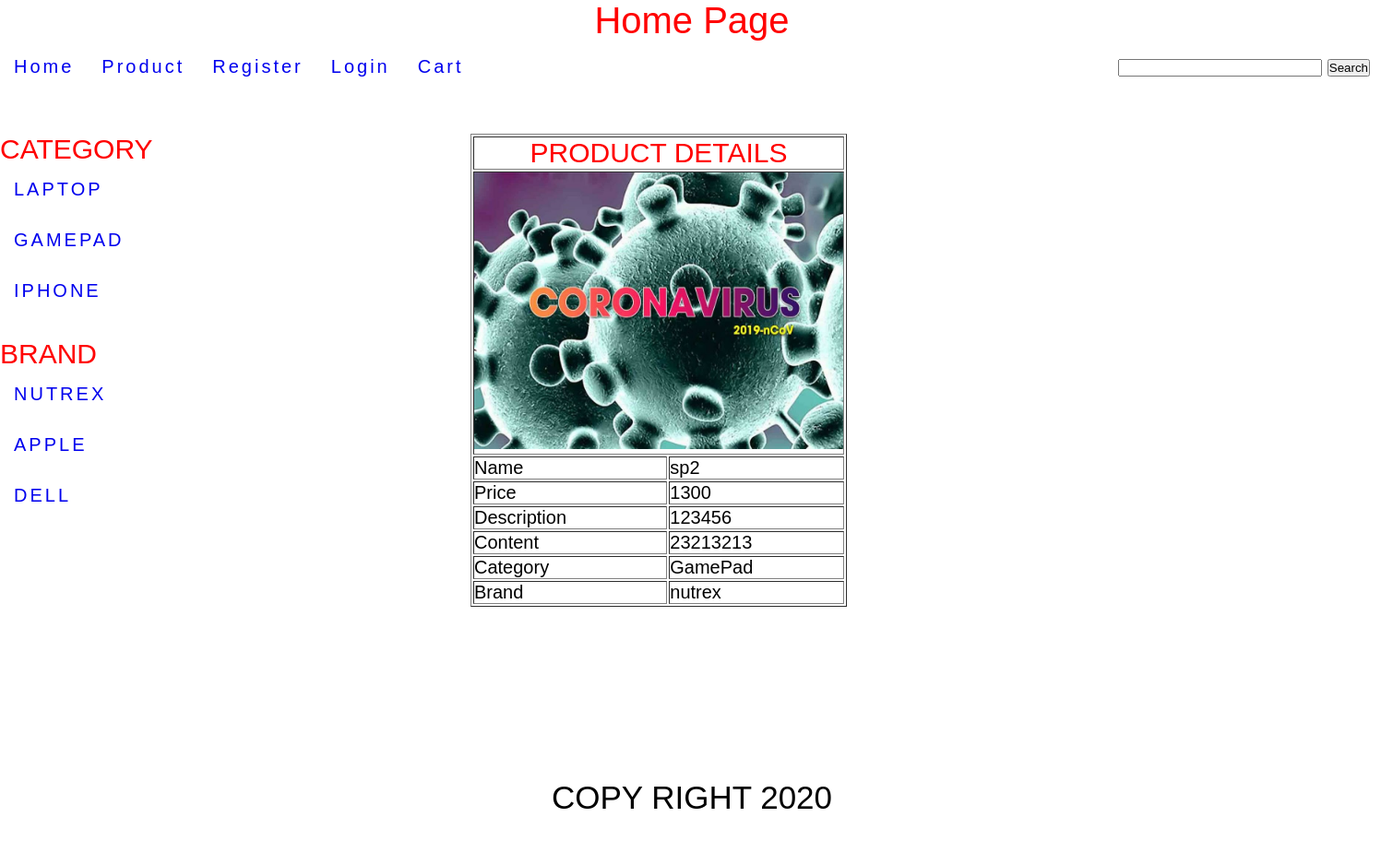
Screenshot of /index.php?xem=product_details&product_id=3 with the database file from the repository.
### tables this page shows
CREATE TABLE `category` (
  `category_id` int(11) NOT NULL AUTO_INCREMENT,
  `category_name` varchar(255) NOT NULL,
  `category_description` varchar(255) NOT NULL,
  `category_status` int(11) NOT NULL,
  PRIMARY KEY (`category_id`)
);

CREATE TABLE `brand` (
  `brand_id` int(11) NOT NULL AUTO_INCREMENT,
  `brand_name` varchar(255) NOT NULL,
  `brand_description` varchar(255) NOT NULL,
  `brand_status` int(11) NOT NULL,
  PRIMARY KEY (`brand_id`)
);

CREATE TABLE `Product` (
  `product_id` int(11) NOT NULL AUTO_INCREMENT,
  `category_id` int(11) NOT NULL,
  `brand_id` int(11) NOT NULL,
  `product_name` varchar(255) NOT NULL,
  `product_description` varchar(255) NOT NULL,
  `product_content` varchar(255) NOT NULL,
  `product_price` varchar(255) NOT NULL,
  `product_image` varchar(255) NOT NULL,
  `product_status` int(11) NOT NULL,
  PRIMARY KEY (`product_id`)
);

### inc/path_frontend.inc.php (called while the page is built, shortened)
<?php
function Loader1($className){
    $path = "class/";
    $extension = ".php";
    $full_path = $path.$className.$extension;
}

### class/DB.php (called while the page is built)
<?php
class DB
{
    private $host = "127.0.0.1";
    private $username = "root";
    private $password = "honganhnguyen";
    private $dbname = "blogpurephp";
    protected function connect()
    {
        $conn = 'mysql:host=' . $this->host . ';dbname=' . $this->dbname . ';charset=utf8';
        $pdo = new PDO($conn, $this->username, $this->password);
        $pdo->setAttribute(PDO::ATTR_DEFAULT_FETCH_MODE, PDO::FETCH_ASSOC);
        return $pdo;
    }
}

### class/frontend_model.php (called while the page is built, shortened)
<?php
class frontend_model extends DB
{
    public function show_category_frontend()
    {
        $show_category = "SELECT * FROM category WHERE category_status = '1' ORDER BY category_id DESC ";
        $stmt = $this->connect()->query($show_category);
        return $stmt;
    }
    public function show_brand_frontend()
    {
        $show_brand = "SELECT * FROM brand WHERE brand_status = '1' ORDER BY brand_id DESC ";
        $stmt = $this->connect()->query($show_brand);
        return $stmt;
    }
    public function show_product_details()
    {
        $product_id = $_GET['product_id'];
        $show_product_details =  "SELECT * FROM Product JOIN category,brand  WHERE Product.category_id = category.category_id AND Product.brand_id = brand.brand_id AND Product.product_id = '$product_id' AND product_status = '1'";
        $stmt = $this->connect()->query($show_product_details);
        return $stmt;
    }
}

### modules/Product/show_product_details.php (the view)
<?php
$show_product_details = new frontend_controller;
$result_product_details = $show_product_details->show_product_details();
if($result_product_details){
    while($result = $result_product_details->fetch()){
?>
<table width="400" border="1">
    <tr>
        <td style="font-size: 30px;text-transform: uppercase; text-align: center;color: red;" colspan="2">Product Details</td>
    </tr>
    <tr>
        <td colspan="2"><img src="../../admin/adminModules/Product/uploads/<?php echo $result['product_image'] ?>" width="400" height="300" </td>
    </tr>
    <tr>
        <td>Name</td>
        <td><?php echo $result['product_name'] ?></td>
    </tr>
    <tr>
        <td>Price</td>
        <td><?php echo $result['product_price'] ?></td>
    </tr>
    <tr>
        <td>Description</td>
        <td><?php echo $result['product_description'] ?></td>
    </tr>
    <tr>
        <td>Content</td>
        <td><?php echo $result['product_content'] ?></td>
    </tr>
    <tr>
        <td>Category</td>
        <td><?php echo $result['category_name'] ?></td>
    </tr>
    <tr>
        <td>Brand</td>
        <td><?php echo $result['brand_name'] ?></td>
    </tr>
</table>
<?php
   }
}
?>

### index.php (shortened to what this page needs)
<?php
include ('inc/path_frontend.inc.php');
?>
<!DOCTYPE html>
<head>
    <link rel="stylesheet" href="style/css/style.css" type="text/css">
</head>
<body>
<div class="wrapper">
    <?php include ('modules/header.php');?>
    <?php include ('modules/menu.php');?>
    <?php include ('modules/content.php');?>
    <?php include ('modules/footer.php')?>
</div>
</body>
</html>

### modules/header.php
<div class="header">
    Home Page
</div>

### modules/menu.php
<div class="menu">
    <ul>
        <li><a href="index.php">Home</a></li>
        <li><a href="index.php?xem=product">Product</a></li>
        <li><a href="index.php?xem=register">Register</a></li>
        <li><a href="index.php?xem=payment">Login</a></li>
        <li><a href="index.php?xem=cart">Cart</a></li>
        <form action="index.php" method="post" enctype="multipart/form-data">
            <div class="searchform">
                <input type="text" id="searchf" name="searchtext" size="25"/>
                <input type="submit" id="searchbtn" name="search" value="Search" placeholder="Search"/>
            </div>
        </form>
    </ul>
</div>

### modules/content.php
<div class="content">
<div class="left">
      <?php
          include ('Category/show_category.php');
          include ('Brand/show_brand.php');
      ?>
</div>
<div class="right">
  <?php
  if(isset($_GET['xem']) && $_GET['xem'] == 'product_category'){
      include "Category/show_product_category.php";
  } else if(isset($_GET['xem']) && $_GET['xem'] == 'product_brand') {
      include('Brand/show_product_brand.php');
  } else if(isset($_GET['xem']) && $_GET['xem'] == 'product_details') {
      include('Product/show_product_details.php');
  } else {
  include ('Product/show_product.php');
  }
  ?>
</div>
</div>

### modules/Category/show_category.php
<div class="category_header">
    Category
</div>
<?php
$show_category = new frontend_controller;
$result_show_category = $show_category->show_category_frontend();
if($result_show_category){
    while($result = $result_show_category->fetch()){
        ?>
<div class="show_category">
    <ul>
        <li><a href="index.php?xem=product_category&category_id=<?php
            echo $result['category_id'];?>"><?php echo $result['category_name'];?></a></li>
    </ul>
</div>
<?php
   }
}
 ?>
<br/>

### modules/Brand/show_brand.php
<div class="brand_header">
    Brand
</div>
<?php
$show_brand = new frontend_controller;
$result_show_brand = $show_brand->show_brand_frontend();
if($result_show_brand){
    while($result = $result_show_brand->fetch()){
        ?>
        <div class="show_brand">
            <ul>
                <li><a href="index.php?xem=product_brand&brand_id=<?php
                    echo $result['brand_id'];?>"><?php echo $result['brand_name'];?></a></li>
            </ul>
        </div>
        <?php
    }
}
?>

### modules/footer.php
<div class="footer">
    <div class="footer-a">
    COPY RIGHT 2020
    </div>
</div>

### style/css/style.css (style rules this page uses)
* { margin: 0; padding: 0; }
.wrapper { width: 1500px; height: 1000px; font-size: 20px; font-family: sans-serif; }
.header { font-size: 40px; font-weight: 500; text-align: center; color:red; }
.menu ul { width:100%; height:100px; list-style: none; }
.menu ul li { float: left; line-height: 25px; margin: 15px; letter-spacing: 3px; }
.menu ul li a { text-decoration: none; }
.searchform { float: right; padding:15px; }
.content { width: 100%; height: 700px; }
.left { float: left; width:500px; height: 100%; }
.right { float: right; width: 990px; height: 100%; }
.footer { text-decoration: none; text-align: center; font-size: 35px; font-weight: 500; height:200px; }
.category_header { text-transform: uppercase; font-size: 30px; font-weight: 400; color:red; }
.show_category ul { width: 100%; height: 40px; list-style: none; text-decoration: none; text-transform: uppercase; }
.show_category ul li { text-decoration: none; margin: 15px; letter-spacing: 3px; }
.show_category ul li a { text-decoration: none; }
.brand_header { text-transform: uppercase; font-size: 30px; font-weight: 400; color:red; }
.show_brand ul { width: 100%; height: 40px; list-style: none; text-decoration: none; text-transform: uppercase; }
.show_brand ul li { text-decoration: none; margin: 15px; letter-spacing: 3px; }
.show_brand ul li a { text-decoration: none; }

### rows the page displays
category: category_name "LAPTOP"
category: category_name "GAMEPAD"
category: category_name "IPHONE"
brand: brand_name "NUTREX"
brand: brand_name "APPLE"
brand: brand_name "DELL"
product: product_image (picture), product_name "sp2", product_price "1300", product_description "123456", product_content "23213213", category.category_name "GamePad", brand.brand_name "nutrex"
